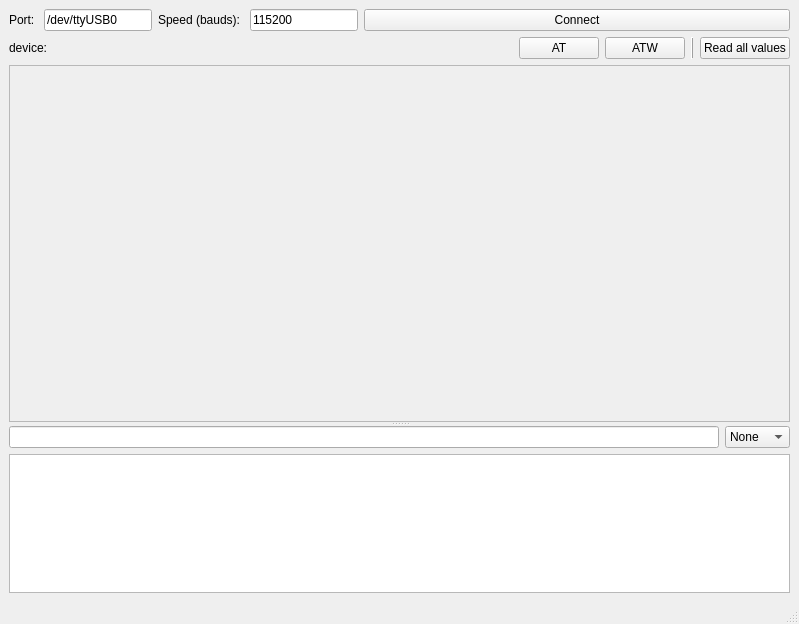
<?xml version="1.0" encoding="UTF-8"?>
<ui version="4.0">
 <class>MainWindow</class>
 <widget class="QMainWindow" name="MainWindow">
  <property name="geometry">
   <rect>
    <x>0</x>
    <y>0</y>
    <width>799</width>
    <height>624</height>
   </rect>
  </property>
  <property name="windowTitle">
   <string>Et AT configurator</string>
  </property>
  <widget class="QWidget" name="centralwidget">
   <layout class="QVBoxLayout" name="verticalLayout_3">
    <item>
     <layout class="QHBoxLayout" name="horizontalLayout">
      <item>
       <widget class="QLabel" name="label">
        <property name="sizePolicy">
         <sizepolicy hsizetype="Fixed" vsizetype="Preferred">
          <horstretch>0</horstretch>
          <verstretch>0</verstretch>
         </sizepolicy>
        </property>
        <property name="text">
         <string>Port: </string>
        </property>
       </widget>
      </item>
      <item>
       <widget class="QLineEdit" name="port_lineEdit">
        <property name="sizePolicy">
         <sizepolicy hsizetype="Fixed" vsizetype="Fixed">
          <horstretch>0</horstretch>
          <verstretch>0</verstretch>
         </sizepolicy>
        </property>
        <property name="text">
         <string>/dev/ttyUSB0</string>
        </property>
        <property name="placeholderText">
         <string>/dev/ttyUSB0</string>
        </property>
       </widget>
      </item>
      <item>
       <widget class="QLabel" name="label_3">
        <property name="sizePolicy">
         <sizepolicy hsizetype="Fixed" vsizetype="Preferred">
          <horstretch>0</horstretch>
          <verstretch>0</verstretch>
         </sizepolicy>
        </property>
        <property name="text">
         <string>Speed (bauds): </string>
        </property>
       </widget>
      </item>
      <item>
       <widget class="QLineEdit" name="bauds_lineEdit">
        <property name="sizePolicy">
         <sizepolicy hsizetype="Fixed" vsizetype="Fixed">
          <horstretch>0</horstretch>
          <verstretch>0</verstretch>
         </sizepolicy>
        </property>
        <property name="text">
         <string>115200</string>
        </property>
       </widget>
      </item>
      <item>
       <widget class="QPushButton" name="connect_button">
        <property name="text">
         <string>Connect</string>
        </property>
       </widget>
      </item>
     </layout>
    </item>
    <item>
     <layout class="QHBoxLayout" name="horizontalLayout_2">
      <item>
       <widget class="QLabel" name="label_2">
        <property name="sizePolicy">
         <sizepolicy hsizetype="Fixed" vsizetype="Preferred">
          <horstretch>0</horstretch>
          <verstretch>0</verstretch>
         </sizepolicy>
        </property>
        <property name="text">
         <string>device: </string>
        </property>
       </widget>
      </item>
      <item>
       <widget class="QLabel" name="device_label">
        <property name="font">
         <font>
          <weight>75</weight>
          <bold>true</bold>
         </font>
        </property>
        <property name="text">
         <string>&lt;device name&gt;</string>
        </property>
       </widget>
      </item>
      <item>
       <widget class="QPushButton" name="at_button">
        <property name="sizePolicy">
         <sizepolicy hsizetype="Fixed" vsizetype="Fixed">
          <horstretch>0</horstretch>
          <verstretch>0</verstretch>
         </sizepolicy>
        </property>
        <property name="text">
         <string>AT</string>
        </property>
       </widget>
      </item>
      <item>
       <widget class="QPushButton" name="atw_button">
        <property name="sizePolicy">
         <sizepolicy hsizetype="Fixed" vsizetype="Fixed">
          <horstretch>0</horstretch>
          <verstretch>0</verstretch>
         </sizepolicy>
        </property>
        <property name="text">
         <string>ATW</string>
        </property>
       </widget>
      </item>
      <item>
       <widget class="QFrame" name="frame">
        <property name="frameShape">
         <enum>QFrame::VLine</enum>
        </property>
        <property name="frameShadow">
         <enum>QFrame::Raised</enum>
        </property>
       </widget>
      </item>
      <item>
       <widget class="QPushButton" name="read_button">
        <property name="sizePolicy">
         <sizepolicy hsizetype="Fixed" vsizetype="Fixed">
          <horstretch>0</horstretch>
          <verstretch>0</verstretch>
         </sizepolicy>
        </property>
        <property name="text">
         <string>Read all values</string>
        </property>
       </widget>
      </item>
     </layout>
    </item>
    <item>
     <widget class="QSplitter" name="splitter">
      <property name="orientation">
       <enum>Qt::Vertical</enum>
      </property>
      <widget class="QScrollArea" name="scrollArea">
       <property name="widgetResizable">
        <bool>true</bool>
       </property>
       <widget class="QWidget" name="scrollAreaWidgetContents">
        <property name="geometry">
         <rect>
          <x>0</x>
          <y>0</y>
          <width>779</width>
          <height>297</height>
         </rect>
        </property>
        <layout class="QVBoxLayout" name="verticalLayout">
         <item>
          <spacer name="verticalSpacer">
           <property name="orientation">
            <enum>Qt::Vertical</enum>
           </property>
           <property name="sizeHint" stdset="0">
            <size>
             <width>20</width>
             <height>40</height>
            </size>
           </property>
          </spacer>
         </item>
        </layout>
       </widget>
      </widget>
      <widget class="QWidget" name="verticalLayoutWidget">
       <layout class="QVBoxLayout" name="verticalLayout_2" stretch="0,1">
        <item>
         <layout class="QHBoxLayout" name="horizontalLayout_3">
          <item>
           <widget class="QLineEdit" name="serial_lineEdit"/>
          </item>
          <item>
           <widget class="QComboBox" name="crlf_comboBox">
            <item>
             <property name="text">
              <string>None</string>
             </property>
            </item>
            <item>
             <property name="text">
              <string>CR</string>
             </property>
            </item>
            <item>
             <property name="text">
              <string>LF</string>
             </property>
            </item>
            <item>
             <property name="text">
              <string>CR LF</string>
             </property>
            </item>
           </widget>
          </item>
         </layout>
        </item>
        <item>
         <widget class="QTextEdit" name="serial_textEdit">
          <property name="sizePolicy">
           <sizepolicy hsizetype="Expanding" vsizetype="Ignored">
            <horstretch>0</horstretch>
            <verstretch>0</verstretch>
           </sizepolicy>
          </property>
          <property name="baseSize">
           <size>
            <width>0</width>
            <height>60</height>
           </size>
          </property>
          <property name="readOnly">
           <bool>true</bool>
          </property>
         </widget>
        </item>
       </layout>
      </widget>
     </widget>
    </item>
   </layout>
  </widget>
  <widget class="QMenuBar" name="menubar">
   <property name="geometry">
    <rect>
     <x>0</x>
     <y>0</y>
     <width>799</width>
     <height>25</height>
    </rect>
   </property>
  </widget>
  <widget class="QStatusBar" name="statusbar"/>
 </widget>
 <resources/>
 <connections/>
</ui>
